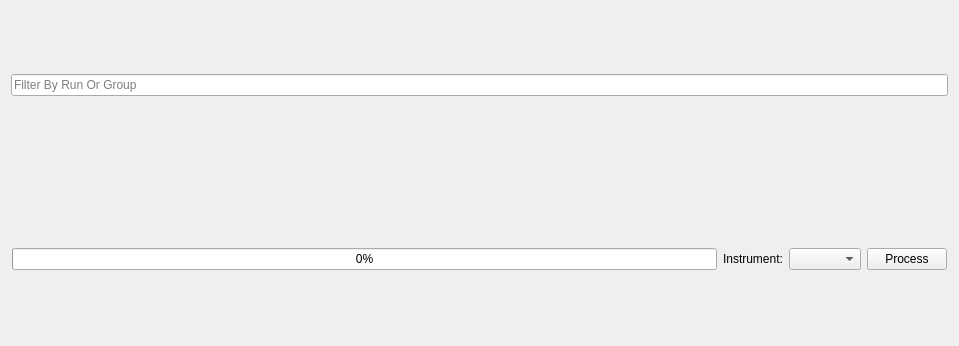
<?xml version="1.0" encoding="UTF-8"?>
<ui version="4.0">
  <class>RunsTableWidget</class>
  <widget class="QWidget" name="RunsTableWidget">
    <property name="geometry">
      <rect>
        <x>0</x>
        <y>0</y>
        <width>959</width>
        <height>346</height>
      </rect>
    </property>
    <layout class="QVBoxLayout" name="mainLayout">
      <item>
        <widget class="QLineEdit" name="filterBox">
          <property name="placeholderText">
            <string>Filter By Run Or Group</string>
          </property>
        </widget>
      </item>
      <item>
        <widget class="QToolBar" name="toolBar">
          <property name="styleSheet">
            <string>QToolBar{border: none;}</string>
          </property>
        </widget>
      </item>
      <item>
        <layout class="QHBoxLayout" name="rowButtonsLayout">
          <property name="leftMargin">
            <number>1</number>
          </property>
          <property name="topMargin">
            <number>1</number>
          </property>
          <property name="rightMargin">
            <number>1</number>
          </property>
          <property name="bottomMargin">
            <number>1</number>
          </property>
          <item>
            <widget class="QProgressBar" name="progressBar">
              <property name="toolTip">
                <string>The progress through processing the current reduction.</string>
              </property>
              <property name="whatsThis">
                <string>Shows the current progress when processing.</string>
              </property>
              <property name="value">
                <number>0</number>
              </property>
            </widget>
          </item>
          <item>
            <widget class="QLabel" name="instrumentLabel">
              <property name="text">
                <string>Instrument:</string>
              </property>
            </widget>
          </item>
          <item>
            <widget class="QComboBox" name="instrumentSelector">
              <property name="sizePolicy">
                <sizepolicy hsizetype="Minimum" vsizetype="Fixed">
                  <horstretch>0</horstretch>
                  <verstretch>0</verstretch>
                </sizepolicy>
              </property>
              <property name="toolTip">
                <string>Select the instrument to assume for fetching runs. Note: This changes the instrument globally within mantid, affecting all batches</string>
              </property>
              <property name="whatsThis">
                <string>Specifies the instrument that data being processed was generated by. This is used to help identify the correct data to load when given sample run numbers to process. This also changes the instrument globally within mantid, affecting all batches.</string>
              </property>
            </widget>
          </item>
          <item>
            <widget class="QPushButton" name="processButton">
              <property name="toolTip">
                <string>Begin reducing the data in the table</string>
              </property>
              <property name="text">
                <string>Process</string>
              </property>
            </widget>
          </item>
        </layout>
      </item>
    </layout>
  </widget>
  <connections/>
</ui>
